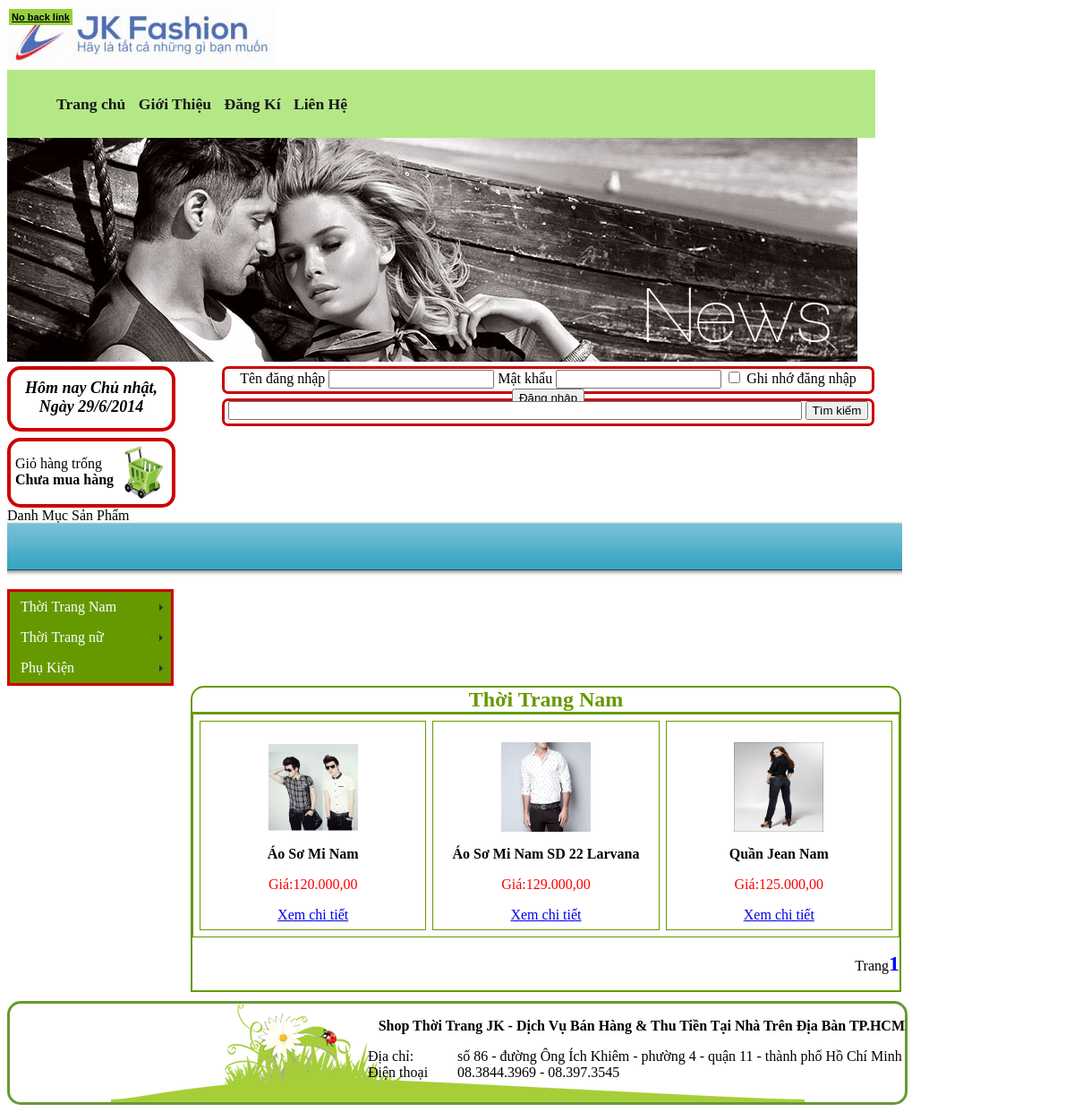
Page /index.php?link=chungloaisp&idCL=1 on the committed database.
### tables this page shows
CREATE TABLE IF NOT EXISTS `chungloaisanpham` (
  `idCL` int(255) NOT NULL AUTO_INCREMENT,
  `TenCL` varchar(100) NOT NULL,
  `AnHien` int(255) NOT NULL,
  PRIMARY KEY (`idCL`)
);

CREATE TABLE IF NOT EXISTS `sanpham` (
  `idSP` int(255) NOT NULL AUTO_INCREMENT,
  `idLoai` int(255) NOT NULL DEFAULT '0',
  `idCL` int(255) NOT NULL DEFAULT '0',
  `TenSP` varchar(100) NOT NULL,
  `MoTa` text NOT NULL,
  `NgayCapNhat` date NOT NULL DEFAULT '0000-00-00',
  `Gia` int(15) NOT NULL,
  `UrlHinh` varchar(255) NOT NULL,
  `SoLanXem` int(15) DEFAULT '0',
  `SoLuongTonKho` int(15) DEFAULT '0',
  `SoLuongDaBan` int(15) DEFAULT '0',
  `AnHien` int(15) NOT NULL DEFAULT '1',
  PRIMARY KEY (`idSP`)
);

### menu_doc.php (the view, shortened to what this page needs)
<link href="SpryAssets/SpryMenuBarVertical.css" rel="stylesheet" type="text/css" />
<ul id="MenuBar1" class="MenuBarVertical">
<?php
$slcl="select * from chungloaisanpham where AnHien='1'";
$qrcl=mysql_query($slcl);
while ($rowcl=mysql_fetch_array($qrcl))
{
?>
  <li><a class="MenuBarItemSubmenu" href="index.php?link=chungloaisp&idCL=<?php echo $rowcl['idCL']; ?>"><?php echo $rowcl['TenCL']; ?></a>
  </li>
<?php
}
?>
</ul>

### sanphamtheochungloai.php (shortened to what this page needs)
<!DOCTYPE html PUBLIC "-//W3C//DTD XHTML 1.0 Transitional//EN" "http://www.w3.org/TR/xhtml1/DTD/xhtml1-transitional.dtd">
<html xmlns="http://www.w3.org/1999/xhtml">
<head>
</head>
<body>
<?php
if (isset ($_GET['idCL']))
{
$idCL=$_GET['idCL'];
}
$slcl="select * from chungloaisanpham where idCL='$idCL'";
$qrcl=mysql_query($slcl);
?>
<div id="sanphamtheochungloai">
	<div id="namesanphamtheochungloai"><?php if ($rowcl=mysql_fetch_array($qrcl)) echo $rowcl['TenCL']; ?></div>
    <div id="contentsptcl">
    <table cellpadding="7" cellspacing="7" width="790" border="1" bordercolor="#669900">
        <?php
		$sl="select * from sanpham where idCL=".$rowcl['idCL'];
		$qr=mysql_query($sl);
		$tsd=mysql_num_rows($qr);
		$sc=5;
		$sd=2*$sc;
		$tst=ceil($tsd/$sd);
		if (isset ($_GET['trang']))
		$trang=intval($_GET['trang']);
		else
		$trang=1;
		$vitri=($trang-1)*$sd;
		$sl2="select * from sanpham where idCL=".$rowcl['idCL']." limit $vitri,$sd";
		$qr2=mysql_query($sl2);
		while ($row2=mysql_fetch_array($qr2))
		{
		?>
        <tr>
<td width="140" valign="middle" align="center">
            	<p><a href="index.php?link=sanpham&idSP=<?php echo $row2['idSP']; ?>"><img src="images/<?php echo $row2['UrlHinh'];?>" width="100" height="100" /></a></p>
            	<p><b><?php echo $row2['TenSP']; ?></b></p>
            	<p style="color:#F00">Giá:<?php echo number_format($row2['Gia'],2,",",".");?></p>
                <a href="index.php?link=sanpham&idSP=<?php echo $row2['idSP']; ?>">Xem chi tiết</a>
            </td>
            <?php
			for ($i=1;$i<$sc;$i++)
			{
				if ($row2=mysql_fetch_array($qr2))
				{
			?>
  <td width="140" valign="middle" align="center">
            	<p><a href="index.php?link=sanpham&idSP=<?php echo $row2['idSP']; ?>"><img src="images/<?php echo $row2['UrlHinh'];?>" width="100" height="100" /></a></p>
            	<p><b><?php echo $row2['TenSP']; ?></b></p>
            	<p style="color:#F00">Giá:<?php echo number_format($row2['Gia'],2,",",".");?></p>
                <a href="index.php?link=sanpham&idSP=<?php echo $row2['idSP']; ?>">Xem chi tiết</a>
            </td>
            <?php
				}
			}
			?>
        </tr>
        <?php
		}
		?>
        </table>
        <p align="right"><?php
	echo "Trang";
	for ($i=1;$i<=$tst;$i++)
	{
		if ($i==$trang)
		echo "<b><font size='5'; color='blue'>".$i."</font></b>";
		else
		echo "<a href='index.php?link=chungloaisp&idCL=".$_GET['idCL']."&trang=".$i."'.>".$i." "."</a>";
	}
?></p>
    </div>
</div>
</body>
</html>

### SpryAssets/SpryMenuBarVertical.css (style rules this page uses)
ul.MenuBarVertical { margin: 0; padding: 0; list-style-type: none; font-size: 100%; cursor: default; width: 180px; }
ul.MenuBarVertical li { margin: 0; padding: 0; list-style-type: none; font-size: 100%; position: relative; text-align: left; cursor: pointer; width: 180px; }
ul.MenuBarVertical { border: 3px solid #C00; }
ul.MenuBarVertical a { display: block; cursor: pointer; background-color:#690; padding: 0.5em 0.75em; color: #FFF; text-decoration: none; background-repeat: repeat; }
ul.MenuBarVertical a.MenuBarItemSubmenu { background-image: url(SpryMenuBarRight.gif); background-repeat: no-repeat; background-position: 95% 50%; }

### sanphamtheochungloai.php (style rules this page uses)
#namesanphamtheochungloai { width: 100%; border-bottom-width: 2px; border-bottom-style: solid; border-bottom-color: #690; font-size: 24px; font-weight: bolder; text-align: center; color: #690; }
#contentsptcl { width: 100%; }

### rows in the picture
chungloaisanpham: TenCL "Thời Trang Nam"
chungloaisanpham: TenCL "Thời Trang nữ"
chungloaisanpham: TenCL "Phụ Kiện"
sanpham: UrlHinh (picture), TenSP "Áo Sơ Mi Nam", Gia "120.000,00"
sanpham: UrlHinh (picture), TenSP "Áo Sơ Mi Nam SD 22 Larvana", Gia "129.000,00"
sanpham: UrlHinh (picture), TenSP "Quần Jean Nam", Gia "125.000,00"
